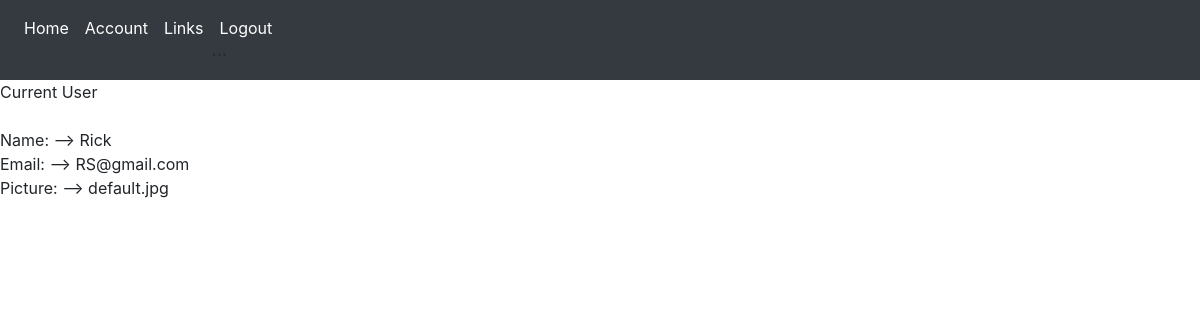
Page /account (signed in) on the committed database.
### short/models.py (models this page shows, shortened)
class User(db.Model, UserMixin):
    id = db.Column(db.Integer, primary_key=True)
    username = db.Column(db.String(40), unique=True, nullable=False)
    email = db.Column(db.String(40), unique=True, nullable=False)
    image_file = db.Column(db.String(40), nullable=False, default='default.jpg')
    password = db.Column(db.String(60), nullable=False)
    links = db.relationship('Link',backref='creator', lazy=True)

### short/routes.py (the view)
@app.route('/account')
@login_required
def account():
    return render_template('account.html',title='Account',current_user=current_user)

### short/models.py (called while the page is built)
@login_manager.user_loader
def load_user(user_id):
    return User.query.get(int(user_id))

### short/templates/account.html
{% extends "layout.html" %}
    {% block content %}
Current User <br><br>
Name: --> {{ current_user.username }}<br>
Email: --> {{ current_user.email }}<br>
Picture: --> {{ current_user.image_file }}<br>
    {% endblock content %}

### rows in the picture
User: username "Rick", email "RS@gmail.com", image_file "default.jpg"
